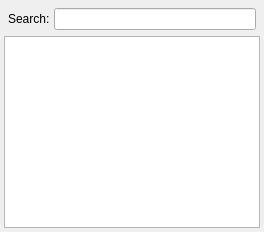
  <widget class="QDockWidget" name="searchDock">
   <property name="maximumSize">
    <size>
     <width>524287</width>
     <height>524287</height>
    </size>
   </property>
   <property name="windowIcon">
    <iconset resource="Resources.qrc">
     <normaloff>:/icons/images/search16.png</normaloff>:/icons/images/search16.png</iconset>
   </property>
   <property name="allowedAreas">
    <set>Qt::AllDockWidgetAreas</set>
   </property>
   <property name="windowTitle">
    <string>Search</string>
   </property>
   <attribute name="dockWidgetArea">
    <number>1</number>
   </attribute>
   <widget class="QWidget" name="dockWidgetContents">
    <layout class="QVBoxLayout" name="_5">
     <property name="spacing">
      <number>2</number>
     </property>
     <property name="margin">
      <number>4</number>
     </property>
     <item>
      <layout class="QHBoxLayout" name="_6">
       <property name="spacing">
        <number>4</number>
       </property>
       <property name="margin">
        <number>4</number>
       </property>
       <item>
        <widget class="QLabel" name="label">
         <property name="text">
          <string>Search:</string>
         </property>
         <property name="buddy">
          <cstring>searchEdit</cstring>
         </property>
        </widget>
       </item>
       <item>
        <widget class="QLineEdit" name="searchEdit">
         <property name="toolTip">
          <string>Wildcards (*, ?) and those powerful &quot;Regular Expressions&quot; (search for them on the internet) allowed</string>
         </property>
        </widget>
       </item>
      </layout>
     </item>
     <item>
      <widget class="QTreeView" name="searchResult">
       <property name="toolTip">
        <string>Search results of all airports, airlines and online pilots and controllers by ICAO, name or login.</string>
       </property>
       <property name="editTriggers">
        <set>QAbstractItemView::AllEditTriggers</set>
       </property>
       <property name="rootIsDecorated">
        <bool>false</bool>
       </property>
       <property name="uniformRowHeights">
        <bool>true</bool>
       </property>
       <property name="itemsExpandable">
        <bool>false</bool>
       </property>
       <property name="sortingEnabled">
        <bool>false</bool>
       </property>
       <attribute name="headerShowSortIndicator" stdset="0">
        <bool>true</bool>
       </attribute>
      </widget>
     </item>
    </layout>
   </widget>
  </widget>
